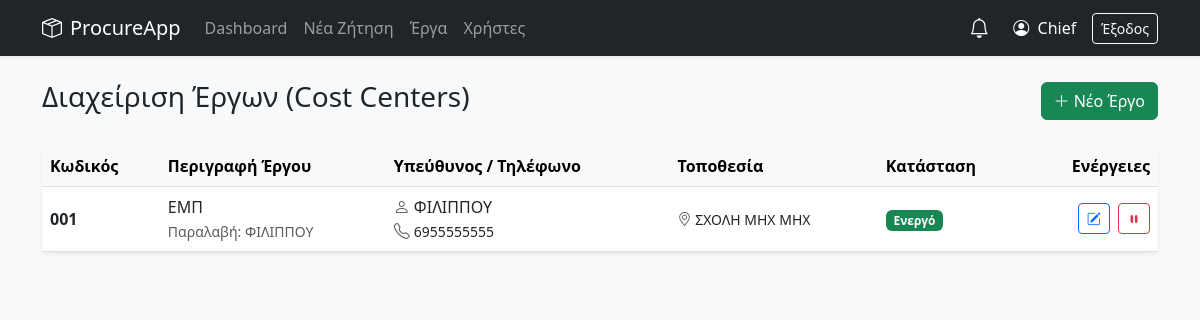
/chief/cost_centers (signed in), run on an earlier commit of the app's database.
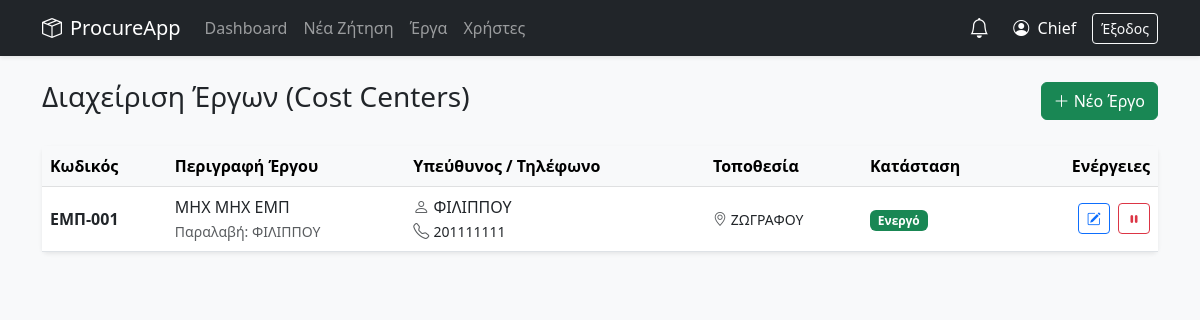
And on a later commit of the database.
### models.py (models this page shows)
class CostCenter(db.Model):
    __tablename__ = "cost_centers"
    id = db.Column(db.Integer, primary_key=True)
    code = db.Column(db.String(50), unique=True, nullable=False)
    name = db.Column(db.String(200), nullable=False)
    is_active = db.Column(db.Boolean, default=True, nullable=False)
    address = db.Column(db.String(250), nullable=True)
    project_manager = db.Column(db.String(120), nullable=True)
    receiving_manager = db.Column(db.String(120), nullable=True)
    phone = db.Column(db.String(50), nullable=True)

### app.py (the view, shortened to what this page needs)
@app.route("/chief/cost_centers", methods=["GET", "POST"])
@require_role("chief")
def manage_cost_centers():
    cost_centers = CostCenter.query.order_by(CostCenter.code.asc()).all()
    return render_template("chief_cost_centers.html", cost_centers=cost_centers)

### app.py (called while the page is built)
def require_roles(*roles):
    def wrap(fn):
        @wraps(fn)
        def inner(*args, **kwargs):
            if session.get("role") not in roles:
                flash("Δεν έχεις δικαίωμα πρόσβασης.", "danger")
                return redirect(url_for("login"))
            return fn(*args, **kwargs)
        return inner
    return wrap

@app.context_processor
def utility_processor():
    unread_notifs = []
    if 'username' in session:
        u = User.query.filter_by(username=session['username']).first()
        if u:
            unread_notifs = Notification.query.filter_by(user_id=u.id, is_read=False).order_by(Notification.created_at.desc()).all()
    return dict(phase_info=phase_info, is_editable_by_current_user=is_editable_by_current_user, now=datetime.utcnow(), unread_notifs=unread_notifs)

### templates/chief_cost_centers.html (shortened to what this page needs)
{% extends "base.html" %}
{% block content %}
<div class="d-flex justify-content-between align-items-center mb-4">
    <h3>Διαχείριση Έργων (Cost Centers)</h3>
    <button class="btn btn-success" data-bs-toggle="modal" data-bs-target="#addCCModal"><i class="bi bi-plus-lg"></i> Νέο Έργο</button>
</div>
<div class="card shadow-sm">
    <div class="table-responsive">
        <table class="table table-hover align-middle mb-0">
            <thead class="table-light">
                <tr>
                    <th>Κωδικός</th>
                    <th>Περιγραφή Έργου</th>
                    <th>Υπεύθυνος / Τηλέφωνο</th>
                    <th>Τοποθεσία</th>
                    <th>Κατάσταση</th>
                    <th class="text-end">Ενέργειες</th>
                </tr>
            </thead>
            <tbody>
                {% for cc in cost_centers %}
                <tr>
                    <td class="fw-bold">{{ cc.code }}</td>
                    <td>
                        {{ cc.name }}<br>
                        <small class="text-muted">Παραλαβή: {{ cc.receiving_manager or '-' }}</small>
                    </td>
                    <td>
                        <i class="bi bi-person text-muted"></i> {{ cc.project_manager or '-' }}<br>
                        <i class="bi bi-telephone text-muted"></i> <small>{{ cc.phone or '-' }}</small>
                    </td>
                    <td>
                        <small><i class="bi bi-geo-alt text-muted"></i> {{ cc.address or '-' }}</small>
                    </td>
                    <td>
                        {% if cc.is_active %}
                        <span class="badge bg-success">Ενεργό</span>
                        {% else %}
                        <span class="badge bg-secondary">Ανενεργό</span>
                        {% endif %}
                    </td>
                    <td class="text-end text-nowrap">
                        <button type="button" class="btn btn-sm btn-outline-primary me-1" data-bs-toggle="modal" data-bs-target="#editCCModal{{ cc.id }}" title="Επεξεργασία">
                            <i class="bi bi-pencil-square"></i>
                        </button>
                        <form method="post" action="{{ url_for('toggle_cost_center', cc_id=cc.id) }}" class="d-inline">
                            {% if cc.is_active %}
                            <button class="btn btn-sm btn-outline-danger" title="Απενεργοποίηση"><i class="bi bi-pause-fill"></i></button>
                            {% else %}
                            <button class="btn btn-sm btn-outline-success" title="Ενεργοποίηση"><i class="bi bi-play-fill"></i></button>
                            {% endif %}
                        </form>
                    </td>
                </tr>
                {% else %}
                <tr><td colspan="6" class="text-center py-4 text-muted">Δεν βρέθηκαν έργα.</td></tr>
                {% endfor %}
            </tbody>
        </table>
    </div>
</div>
{% endblock %}

What changed in the data, as far as the page shows it:
changed CostCenter "ΦΙΛΙΠΠΟΥ": code "001" → "ΕΜΠ-001"; name "ΕΜΠ" → "ΜΗΧ ΜΗΧ ΕΜΠ"; phone "6955555555" → "201111111"; address "ΣΧΟΛΗ ΜΗΧ ΜΗΧ" → "ΖΩΓΡΑΦΟΥ"
